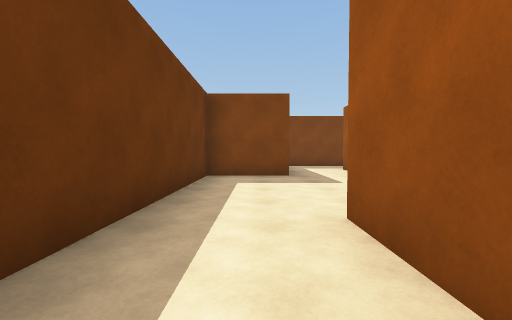
View 1 (above)

24 first-person views from a walk through a Unity game level. The camera is 1.2 m above the floor, tilts 2° down and sees 90° across. The floor is counted in squares, 2 m on a side. Each view is taken from the middle of a square. On the plan, view 1 faces up. The plan holds only what a view shows up to about 9 squares ahead; the rest is blank. The place goes on beyond the plan. The player is left out.

View 2
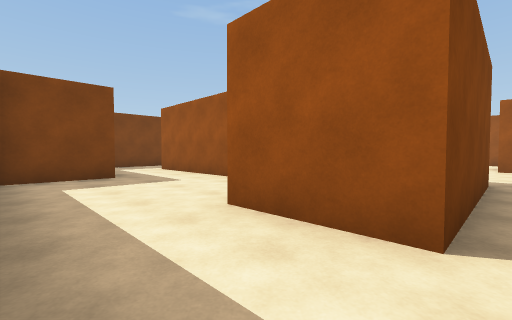

View 3
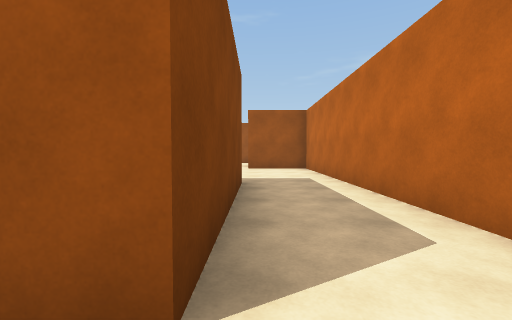

View 4
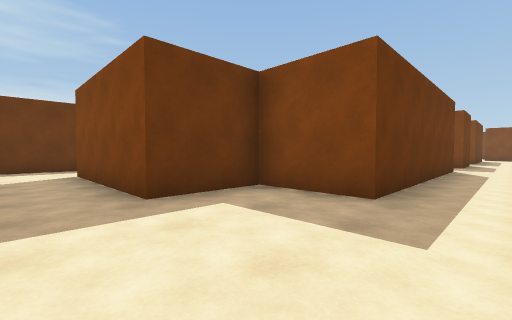

View 5
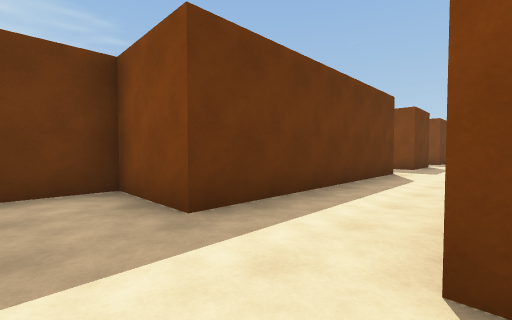

View 6
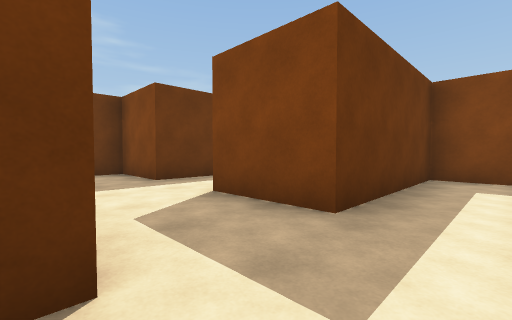

View 7
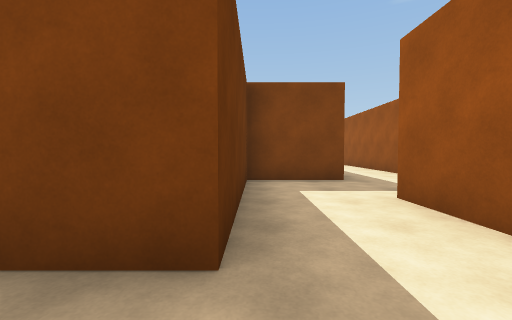

View 8
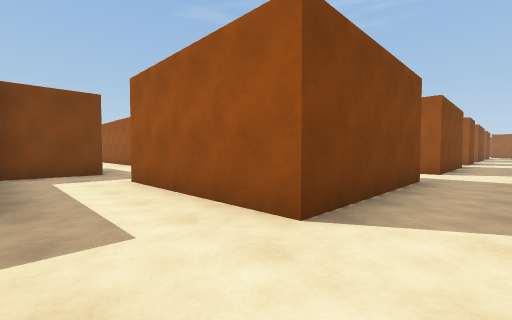

View 9
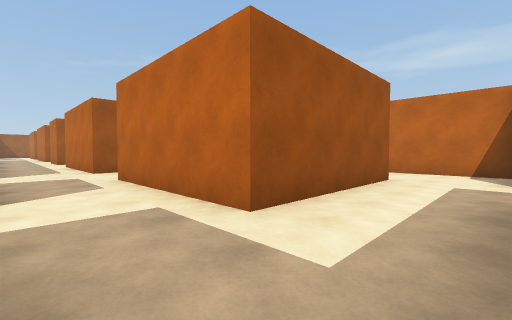

View 10
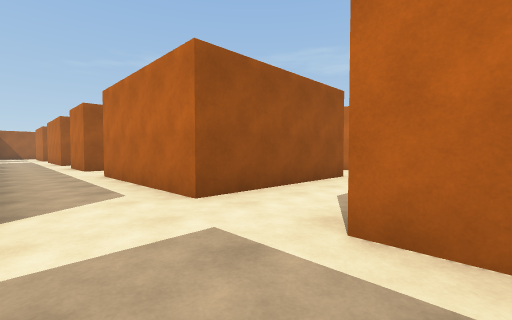

View 11
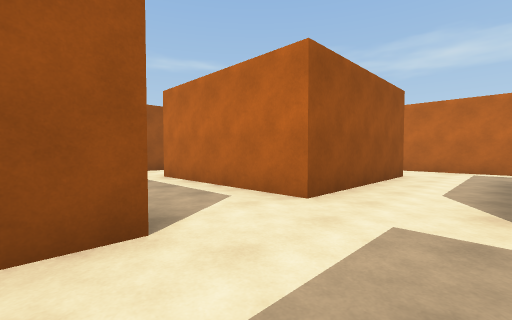

View 12
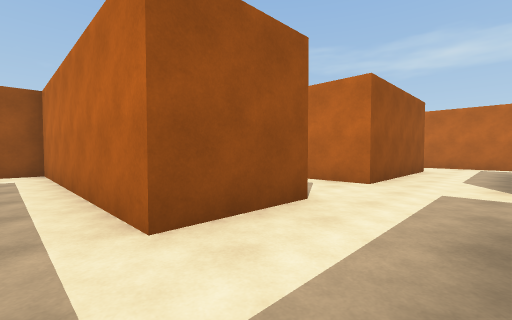

View 13
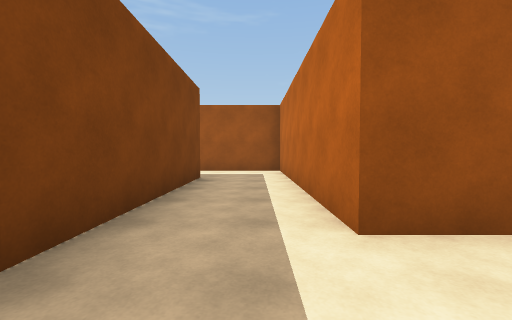

View 14
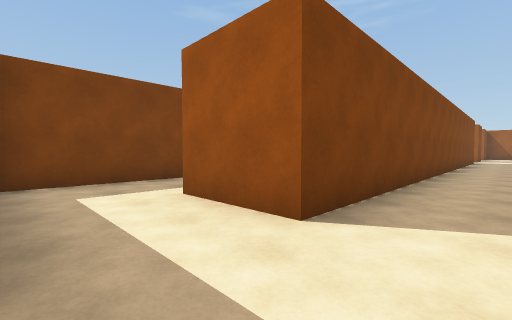

View 15
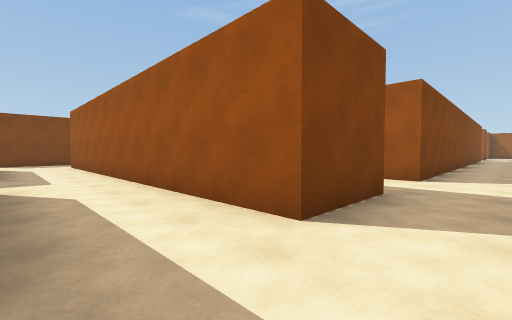

View 16
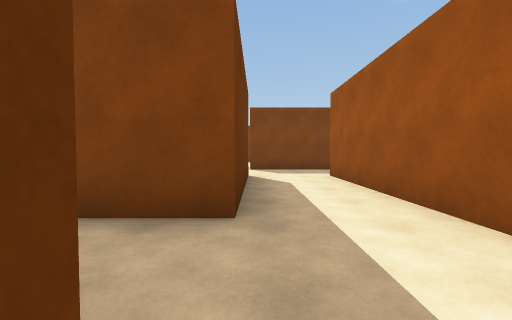

View 17
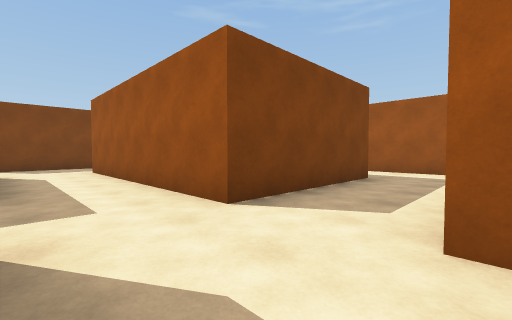

View 18
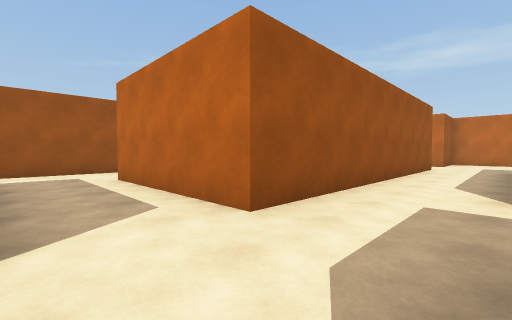

View 19
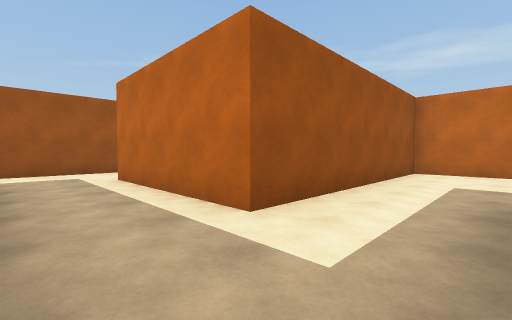

View 20
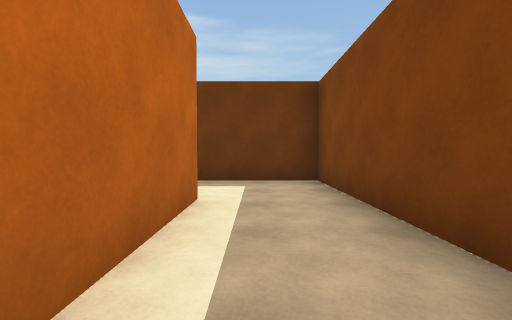

View 21
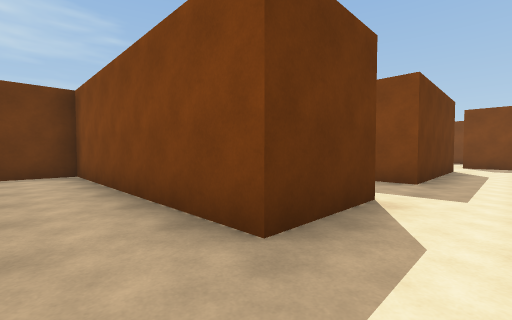

View 22
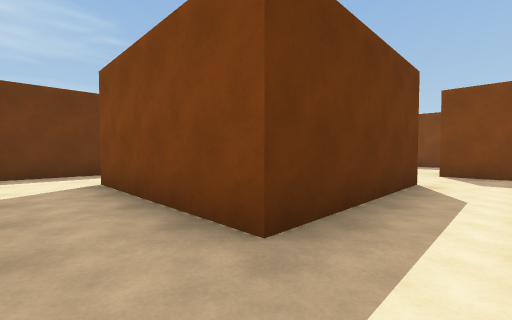

View 23
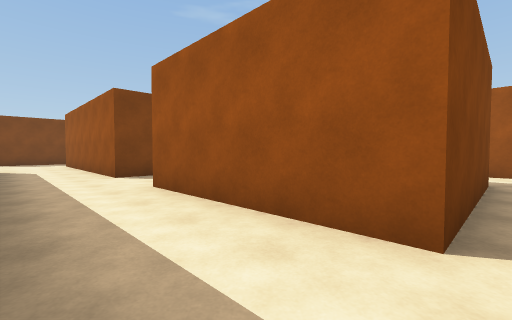

View 24
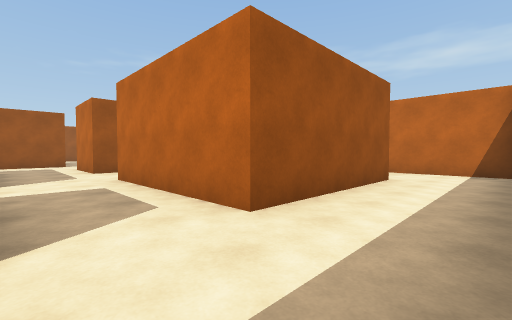

### Floor plan
Points are (right, up) in squares from view 1. A wall is a line through its corners. A room is listed if a view was taken in it or the views show most of it. See-through windows are left out.
Room 1 (views 1, 2, 3, 4, 9, 15, 16, 17, 18, 19, 20, 21, 22, 23, 24)
walls: (6.8, 12.4) (6.8, 10.3) (0.8, 10.3) (0.8, 7.8); (6.8, 14.3) (2.8, 14.3) (2.8, 18.3) (6.8, 18.3) (6.8, 14.3); (2.8, 6.6) (2.8, 8.3) (6.8, 8.3) (6.8, 2.3) (4.8, 2.3) (4.8, 0.3) (0.8, 0.3) (0.8, 2.3); (0.9, 12.3) (3.5, 12.3); (0.8, 14.9) (0.8, 13); (12.9, 6.3) (10.8, 6.3) (10.8, 4.5); (12.8, 16.2) (12.8, 12.3) (8.8, 12.3) (8.8, 18.3) (10.9, 18.3); (12.8, 4.3) (14.5, 4.3); (8.8, 2.3) (8.8, 10.3) (12.9, 10.3); (14.8, 6.3) (14.8, 16.4); (9.2, 20.3) (6.7, 20.3); (3.7, 20.3) (2.8, 20.3) (2.8, 24.5); (12.8, 19) (12.8, 20); (15.5, 18.3) (12.8, 18.3); (-1.2, 2.4) (-1.2, -1); (1.6, -1.7) (8.8, -1.7) (8.8, 0.4)
ways out: opening at (9.5, 1.5) to room 2; opening at (11.5, 3.5) to room 2; opening at (15.5, 5.5) to room 2; opening at (-0.5, 1.5) to room 4; opening at (1.5, 7.5) to room 4; opening at (5.5, 21.5); opening at (15.5, 17.5)
Room 2 (views 5, 6, 7, 8, 10, 11, 14)
walls: (16.9, 0.3) (12.8, 0.3) (12.8, 4.3); (16.9, -1.7) (19.9, -1.7); (14.5, 4.3) (16.9, 4.3); (16.9, 6.3) (14.8, 6.3); (22.5, 0.3) (18.8, 0.3) (18.8, 4.3) (22.9, 4.3); (24.8, 3.2) (24.8, 4.3); (10.8, 0.4) (10.8, -0.1); (10.8, 4.5) (10.8, 2.3) (8.8, 2.3); (24.5, 6.3) (18.8, 6.3) (18.8, 8.3); (10.9, -1.7) (13.5, -1.7)
ways out: opening at (9.5, 1.5) to room 1; opening at (11.5, 3.5) to room 1; opening at (15.5, 5.5) to room 1; opening at (17.5, 7.5) to room 3; opening at (25.5, 5.5)
Room 3 (views 12, 13)
walls: (22.9, 10.3) (16.9, 10.3); (18.8, 8.3) (24.8, 8.3) (24.8, 10.8)
ways out: opening at (17.5, 7.5) to room 2
Room 4 (no view inside)
walls: (0.9, 6.3) (-1.2, 6.3) (-1.2, 2.4); (0.8, 2.3) (2.8, 2.3) (2.8, 6.6)
ways out: opening at (-0.5, 1.5) to room 1; opening at (1.5, 7.5) to room 1

Positions as (right, up) in squares from view 1, and headings:
1: (0, 0), facing up
2: (-1, 0), facing up-right
3: (0, 0), facing right
4: (8, -1), facing up-left
5: (9, 1), facing up-left
6: (12, 0), facing up-left
7: (11, 1), facing up
8: (11, -1), facing up-right
9: (11, 6), facing down-right
10: (16, 6), facing down-right
11: (17, 7), facing down-right
12: (17, 9), facing down-right
13: (17, 9), facing right
14: (17, 5), facing up-right
15: (13, 5), facing up-right
16: (13, 10), facing up
17: (7, 10), facing up-right
18: (7, 12), facing down-right
19: (1, 10), facing down-right
20: (6, 9), facing left
21: (8, 9), facing up-left
22: (8, 13), facing up-left
23: (1, 14), facing up-right
24: (1, 20), facing down-right
